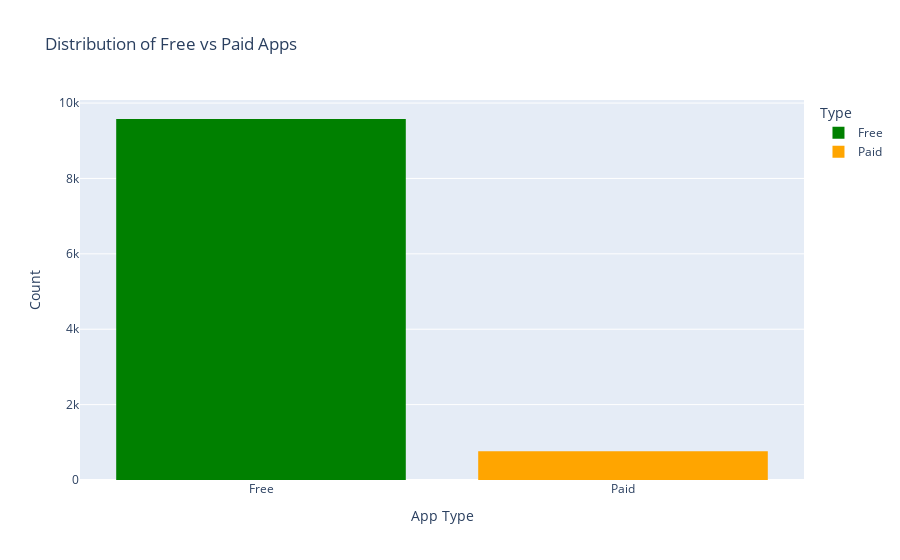

Write notebook code for a chart like this one.
### Code cell
fig = px.histogram(apps, x='Type', color='Type', color_discrete_map={'Free': 'green', 'Paid': 'orange'}, title='Distribution of Free vs Paid Apps')
fig.update_layout(xaxis_title='App Type',yaxis_title='Count')

fig.show()

### Figure 1 — Plotly figure (JSON) as saved in the notebook; plotly's stock layout.template omitted (floating-point values rounded to 4 significant figures; data arrays with more than 128 entries replaced by an {"elided": "..."} marker saying what was removed)
{"data": [{"alignmentgroup": "True", "bingroup": "x", "hovertemplate": "Type=%{x}<br>count=%{y}<extra></extra>", "legendgroup": "Free", "marker": {"color": "green", "pattern": {"shape": ""}}, "name": "Free", "offsetgroup": "Free", "orientation": "v", "showlegend": true, "type": "histogram", "x": {"elided": "9577 str values"}, "xaxis": "x", "yaxis": "y"}, {"alignmentgroup": "True", "bingroup": "x", "hovertemplate": "Type=%{x}<br>count=%{y}<extra></extra>", "legendgroup": "Paid", "marker": {"color": "orange", "pattern": {"shape": ""}}, "name": "Paid", "offsetgroup": "Paid", "orientation": "v", "showlegend": true, "type": "histogram", "x": {"elided": "761 str values"}, "xaxis": "x", "yaxis": "y"}], "layout": {"autosize": true, "barmode": "relative", "legend": {"title": {"text": "Type"}, "tracegroupgap": 0}, "title": {"text": "Distribution of Free vs Paid Apps"}, "xaxis": {"anchor": "y", "autorange": true, "categoryarray": ["Free", "Paid"], "categoryorder": "array", "domain": [0, 1], "range": [-0.5, 1.5], "title": {"text": "App Type"}, "type": "category"}, "yaxis": {"anchor": "x", "autorange": true, "domain": [0, 1], "range": [0, 10080.0], "title": {"text": "Count"}}}}
